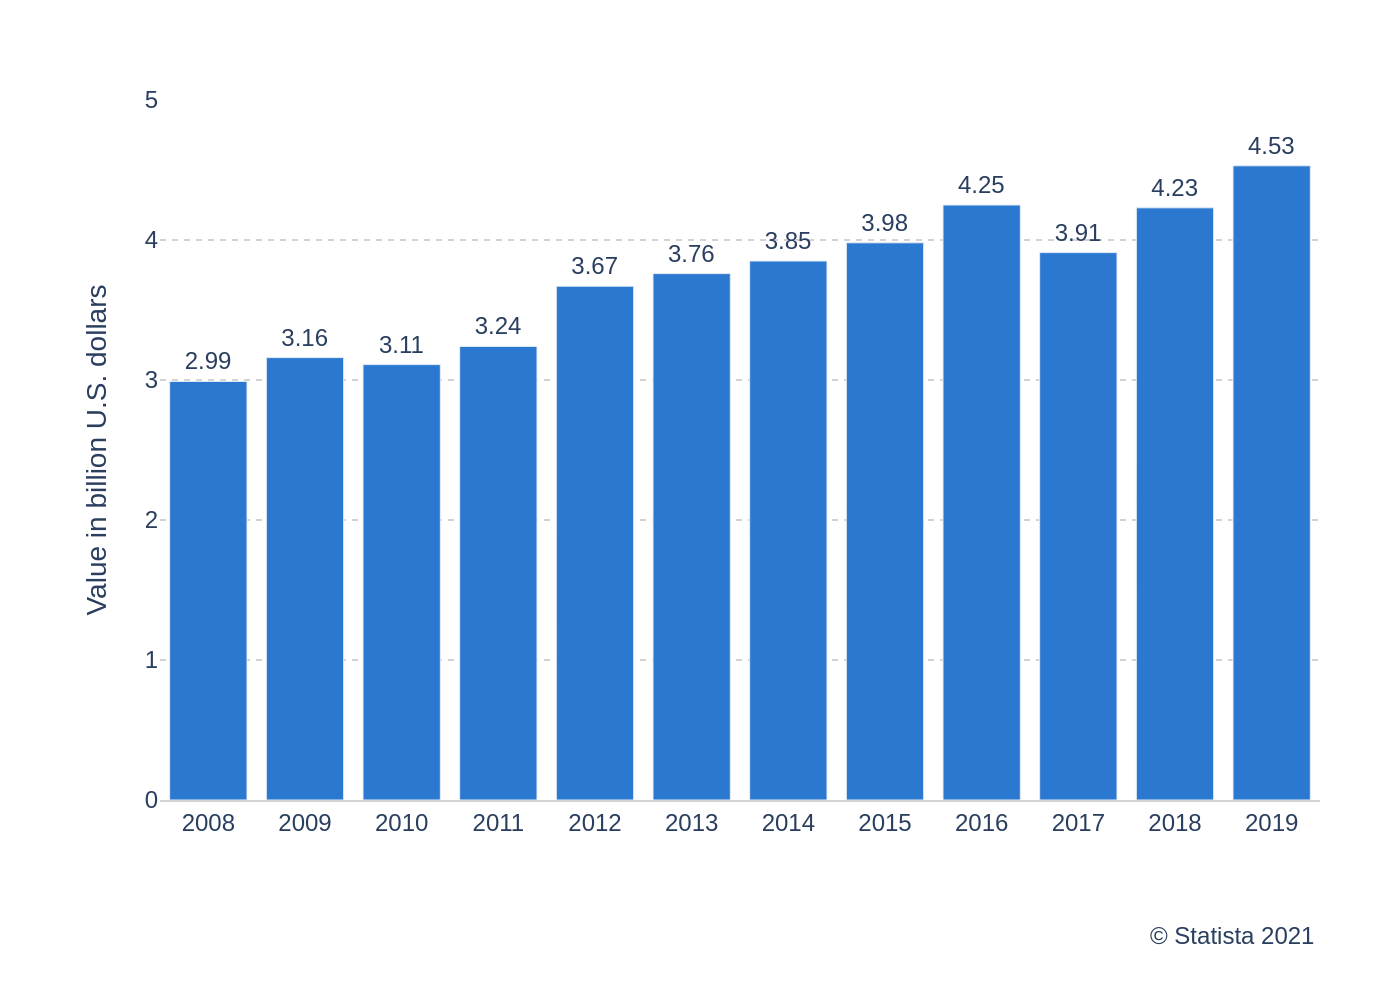

Python code for this plot:
import sys
import json
import pathlib
import plotly.graph_objects as go

def main():
    if len(sys.argv) != 2:
        print("Usage: python generate_chart.py <json_file_path>")
        sys.exit(1)

    json_path = sys.argv[1]
    
    try:
        with open(json_path, 'r', encoding='utf-8') as f:
            chart_config = json.load(f)
    except FileNotFoundError:
        print(f"Error: JSON file not found at {json_path}")
        sys.exit(1)
    except json.JSONDecodeError:
        print(f"Error: Could not decode JSON from {json_path}")
        sys.exit(1)

    chart_data = chart_config.get('chart_data', [])
    texts = chart_config.get('texts', {})
    colors = chart_config.get('colors', [])

    categories = [item['category'] for item in chart_data]
    values = [item['value'] for item in chart_data]

    fig = go.Figure()

    fig.add_trace(go.Bar(
        x=categories,
        y=values,
        marker_color=colors[0] if colors else None,
        text=values,
        textposition='outside',
        texttemplate='%{text:.2f}',
        cliponaxis=False 
    ))

    fig.update_layout(
        font_family="Arial",
        font_size=12,
        plot_bgcolor='white',
        showlegend=False,
        margin=dict(l=80, r=40, t=50, b=100),
        xaxis=dict(
            title_text=texts.get('x_axis_title'),
            showgrid=False,
            showline=True,
            linecolor='lightgrey',
            tickfont=dict(size=12)
        ),
        yaxis=dict(
            title_text=texts.get('y_axis_title'),
            title_standoff=15,
            showgrid=True,
            gridcolor='lightgrey',
            griddash='dot',
            showline=False,
            zeroline=False,
            range=[0, 5],
            tickvals=[0, 1, 2, 3, 4, 5],
            tickfont=dict(size=12)
        ),
        annotations=[
            dict(
                text=texts.get('source', ''),
                align='right',
                showarrow=False,
                xref='paper',
                yref='paper',
                x=1.0,
                y=-0.22,
                xanchor='right',
                yanchor='bottom',
                font=dict(size=12)
            )
        ]
    )

    output_filename_base = pathlib.Path(json_path).stem
    output_png_path = f"{output_filename_base}.png"
    
    fig.write_image(output_png_path, scale=2)
    print(f"Chart saved to {output_png_path}")

if __name__ == "__main__":
    main()
